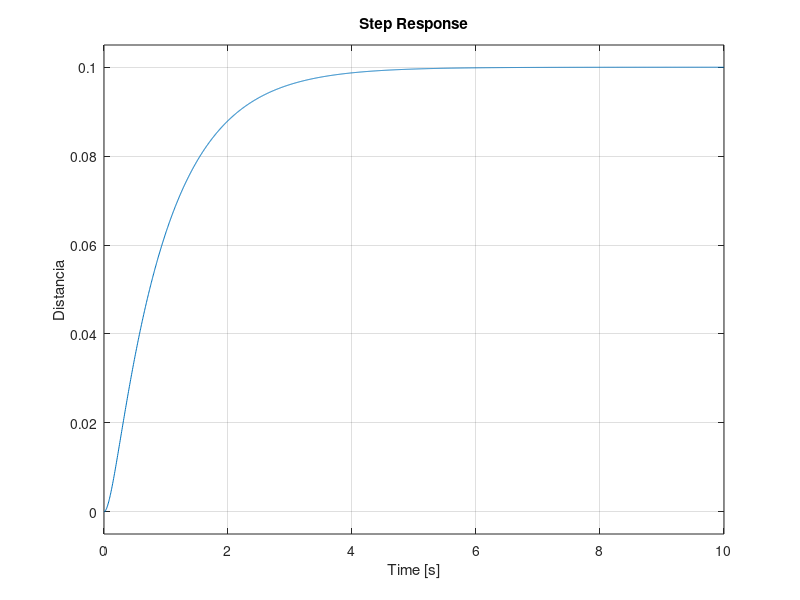

This chart was generated by the following MATLAB code:
% Ejercicio 2.2.1.1
clearvars;

Kp = 500;
Ki = 380;
Kd = 62;

s = tf("s");
muestreo = 0.005;
t = 0:muestreo:10;


m = 1;
b = 10;
k = 10;

P = 1/( m*s ^2 + b* s + k);

% Apartado 1
step(P,t)
ylabel("Distancia")
